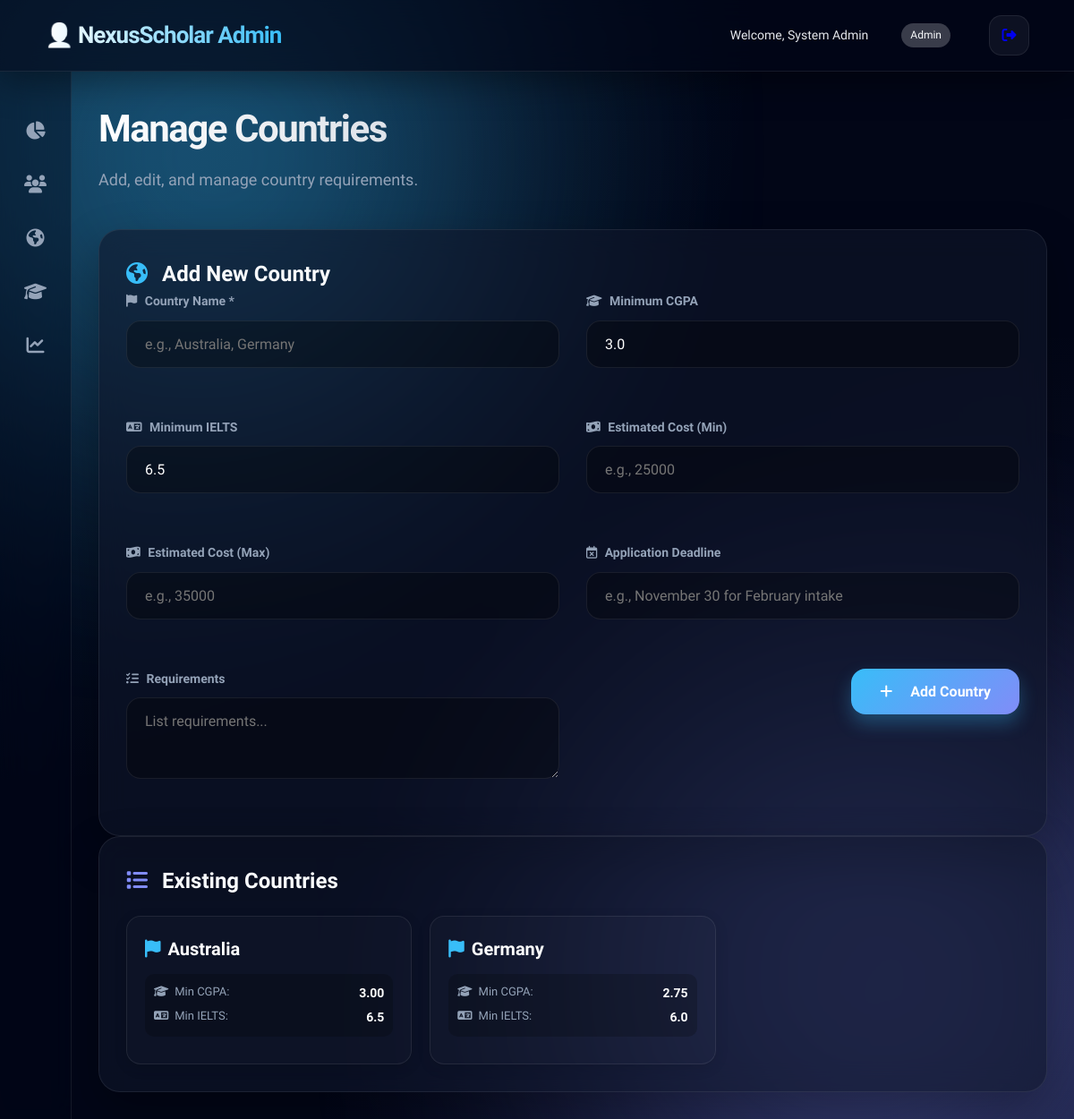
Page /admin_countries.php (signed in) on the committed database.
### tables this page shows
CREATE TABLE countries (
    id INT AUTO_INCREMENT PRIMARY KEY,
    name VARCHAR(80) NOT NULL,
    min_cgpa DECIMAL(3,2) DEFAULT 0.00,
    min_ielts DECIMAL(3,1) DEFAULT 0.0,
    estimated_cost_min INT DEFAULT 0,
    estimated_cost_max INT DEFAULT 0,
    application_deadline VARCHAR(120),
    requirements_text TEXT
);

### admin_countries.php (the view, shortened to what this page needs)
<?php
require_once 'admin_auth.php';
$countries = $pdo->query("SELECT * FROM countries ORDER BY name ASC")->fetchAll(PDO::FETCH_ASSOC);
include 'admin_header.php';
?>
<div class="page-title">
    <h1>Manage Countries</h1>
    <p>Add, edit, and manage country requirements.</p>
</div>
<div class="glass-card animate-gravity delay-1">
    <h2><i class="fa-solid fa-earth-americas" style="color:var(--primary); margin-right:10px;"></i> Add New Country</h2>
    <form method="post" class="grid grid-2">
        <div>
            <label><i class="fa-solid fa-flag" style="margin-right:5px; color:var(--text-muted);"></i> Country Name *</label>
            <input type="text" name="name" required placeholder="e.g., Australia, Germany">
        </div>
        <div>
            <label><i class="fa-solid fa-graduation-cap" style="margin-right:5px; color:var(--text-muted);"></i> Minimum CGPA</label>
            <input type="number" step="0.01" name="min_cgpa" value="3.0">
        </div>
        <div>
            <label><i class="fa-solid fa-language" style="margin-right:5px; color:var(--text-muted);"></i> Minimum IELTS</label>
            <input type="number" step="0.1" name="min_ielts" value="6.5">
        </div>
        <div>
            <label><i class="fa-solid fa-money-bill-wave" style="margin-right:5px; color:var(--text-muted);"></i> Estimated Cost (Min)</label>
            <input type="number" name="estimated_cost_min" placeholder="e.g., 25000">
        </div>
        <div>
            <label><i class="fa-solid fa-money-bill-wave" style="margin-right:5px; color:var(--text-muted);"></i> Estimated Cost (Max)</label>
            <input type="number" name="estimated_cost_max" placeholder="e.g., 35000">
        </div>
        <div class="full-width">
            <label><i class="fa-regular fa-calendar-xmark" style="margin-right:5px; color:var(--text-muted);"></i> Application Deadline</label>
            <input type="text" name="application_deadline" placeholder="e.g., November 30 for February intake">
        </div>
        <div class="full-width">
            <label><i class="fa-solid fa-list-check" style="margin-right:5px; color:var(--text-muted);"></i> Requirements</label>
            <textarea name="requirements_text" rows="3" placeholder="List requirements..."></textarea>
        </div>
        <div class="full-width" style="text-align:right;">
            <button type="submit" class="btn-primary"><i class="fa-solid fa-plus" style="margin-right:8px;"></i> Add Country</button>
        </div>
    </form>
</div>
<div class="glass-card mt-3 animate-gravity delay-2">
    <h2><i class="fa-solid fa-list" style="color:var(--secondary); margin-right:10px;"></i> Existing Countries</h2>
    <?php if ($countries): ?>
        <div style="display:grid; grid-template-columns:repeat(auto-fill, minmax(250px, 1fr)); gap:20px; margin-top:20px;">
            <?php foreach ($countries as $c): ?>
                <div style="background:rgba(255,255,255,0.02); border:1px solid var(--border-glass); border-radius:16px; padding:20px; transition:all 0.3s ease; box-shadow:0 4px 15px rgba(0,0,0,0.1);" onmouseover="this.style.transform='translateY(-5px)'; this.style.borderColor='var(--primary)'; this.style.background='rgba(255,255,255,0.05)';" onmouseout="this.style.transform='translateY(0)'; this.style.borderColor='var(--border-glass)'; this.style.background='rgba(255,255,255,0.02)';">
                    <h3 style="color:#fff; font-size:20px; margin-bottom:12px; display:flex; align-items:center; gap:8px;"><i class="fa-solid fa-flag" style="color:var(--primary);"></i><?= htmlspecialchars($c['name']) ?></h3>
                    <div style="background:rgba(0,0,0,0.2); padding:10px; border-radius:10px; margin-bottom:10px;">
                        <p style="font-size:13px; color:var(--text-muted); margin-bottom:5px; display:flex; justify-content:space-between;"><span><i class="fa-solid fa-graduation-cap" style="width:20px;"></i> Min CGPA:</span> <strong style="color:#fff; font-size:14px;"><?= number_format($c['min_cgpa'], 2) ?></strong></p>
                        <p style="font-size:13px; color:var(--text-muted); margin-bottom:0; display:flex; justify-content:space-between;"><span><i class="fa-solid fa-language" style="width:20px;"></i> Min IELTS:</span> <strong style="color:#fff; font-size:14px;"><?= number_format($c['min_ielts'], 1) ?></strong></p>
                    </div>
                </div>
            <?php endforeach; ?>
        </div>
    <?php else: ?>
        <p style="text-align:center; padding:30px; color:var(--text-muted);">No countries found.</p>
    <?php endif; ?>
</div>
<?php include 'admin_footer.php'; ?>

### assets/style.css (style rules this page uses)
:root { --primary: #38bdf8; --primary-glow: rgba(56, 189, 248, 0.4); --secondary: #818cf8; --accent: #c084fc; --success: #10b981; --warning: #f59e0b; --danger: #ef4444; --bg-dark: #020617; --bg-card: rgba(15, 23, 42, 0.6); --bg-card-hover: rgba(30, 41, 59, 0.7); --border-glass: rgba(255, 255, 255, 0.08); --border-glass-bright: rgba(255, 255, 255, 0.15); --glass-blur: blur(16px); --text-main: #f8fafc; --text-muted: #94a3b8; --text-dim: #64748b; --transition: all 0.4s cubic-bezier(0.4, 0, 0.2, 1); }
* { margin: 0; padding: 0; box-sizing: border-box; font-family: 'Plus Jakarta Sans', 'Outfit', sans-serif; }
html { scroll-behavior: smooth; }
body { background-color: var(--bg-dark); background-image: radial-gradient(at 0% 0%, rgba(56, 189, 248, 0.15) 0px, transparent 50%), radial-gradient(at 100% 100%, rgba(129, 140, 248, 0.15) 0px, transparent 50%); background-attachment: fixed; min-height: 100vh; color: var(--text-main); overflow-x: hidden; line-height: 1.6; }
.animate-gravity { animation: gravityDrop 0.8s cubic-bezier(0.34, 1.56, 0.64, 1) forwards; }
.delay-1 { animation-delay: 0.1s; }
.delay-2 { animation-delay: 0.2s; }
.glass-card { background: var(--bg-card); backdrop-filter: var(--glass-blur); -webkit-backdrop-filter: var(--glass-blur); border: 1px solid var(--border-glass); border-radius: 24px; padding: 30px; box-shadow: 0 20px 50px rgba(0, 0, 0, 0.3); transition: var(--transition); position: relative; overflow: hidden; }
.glass-card::before { content: ''; position: absolute; top: 0; left: -100%; width: 100%; height: 100%; background: linear-gradient(90deg, transparent, rgba(255, 255, 255, 0.03), transparent); transition: 0.8s; }
.page-title { margin-bottom: 40px; }
.page-title h1 { font-size: 42px; font-weight: 800; letter-spacing: -1.5px; margin-bottom: 10px; background: linear-gradient(to right, #fff, var(--text-muted)); -webkit-background-clip: text; -webkit-text-fill-color: transparent; }
.page-title p { color: var(--text-muted); font-size: 18px; }
.grid { display: grid; gap: 30px; }
.grid-2 { grid-template-columns: repeat(2, 1fr); }
.btn-primary { background: linear-gradient(135deg, var(--primary), var(--secondary)); color: #fff; border: none; padding: 16px 32px; border-radius: 16px; font-size: 16px; font-weight: 700; cursor: pointer; transition: var(--transition); display: inline-flex; align-items: center; justify-content: center; gap: 12px; box-shadow: 0 10px 20px rgba(56, 189, 248, 0.3); }
label { display: block; margin-bottom: 10px; color: var(--text-muted); font-weight: 600; font-size: 14px; }
input, select, textarea { width: 100%; padding: 16px 20px; background: rgba(0, 0, 0, 0.3); border: 1px solid var(--border-glass); border-radius: 16px; color: #fff; font-size: 16px; transition: var(--transition); margin-bottom: 25px; }

### rows in the picture
countries: name "Australia", min_cgpa "3.00", min_ielts "6.5"
countries: name "Germany", min_cgpa "2.75", min_ielts "6.0"

### other values in the picture
$_SESSION['admin_name'] "System Admin"
